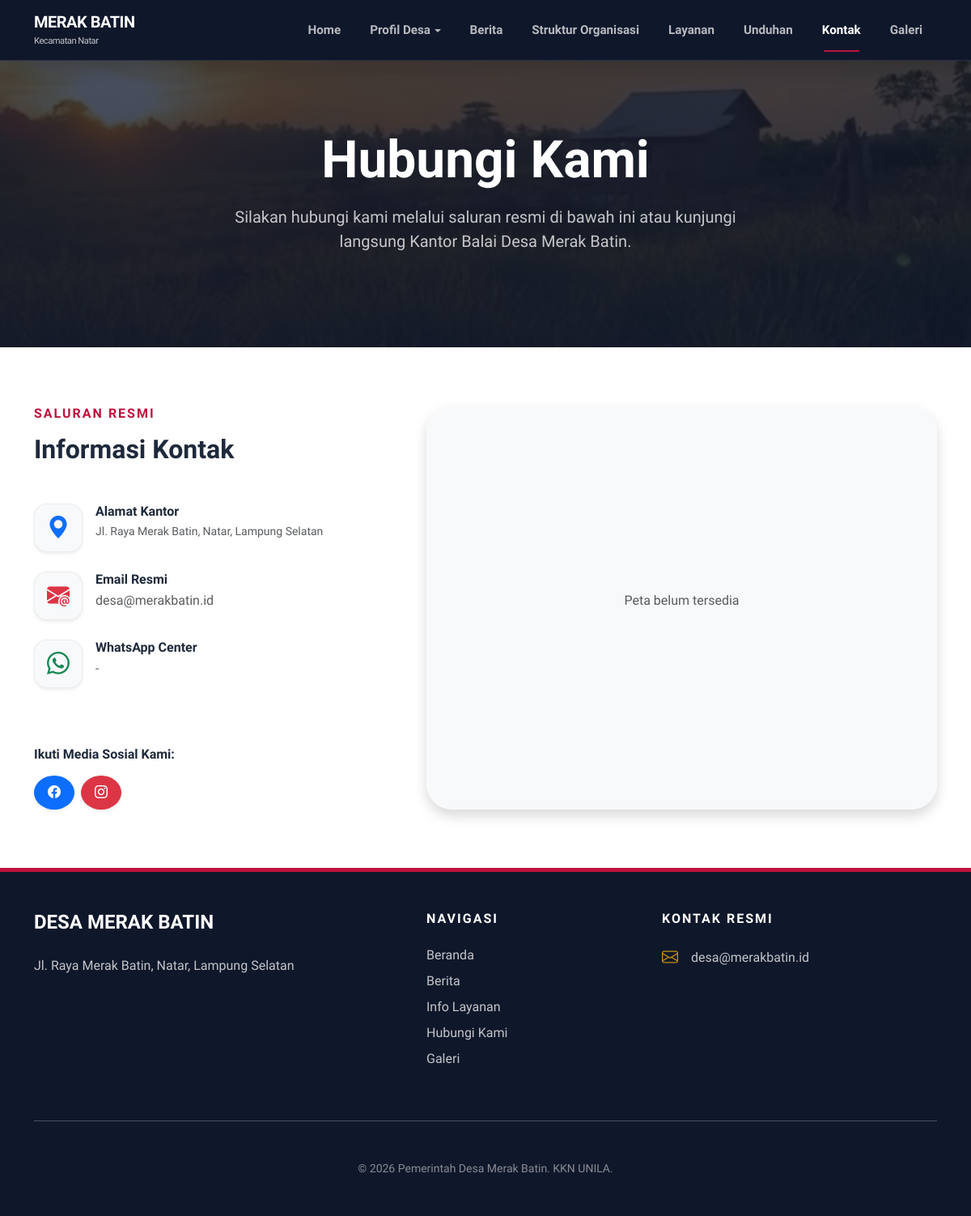
The page /kontak.php on the database its author committed.
### tables this page shows
CREATE TABLE kontak (
    id INT PRIMARY KEY DEFAULT 1,
    alamat TEXT,
    telepon VARCHAR(20),
    email VARCHAR(100),
    whatsapp VARCHAR(20),
    facebook VARCHAR(255),
    instagram VARCHAR(255),
    maps_embed TEXT
);

### kontak.php (the view, shortened to what this page needs)
<?php include 'includes/header.php'; ?>
<section class="hero-profil">
    <div class="container">
        <h1 class="display-3 fw-bold mb-3">Hubungi Kami</h1>
        <p class="lead opacity-75 mx-auto" style="max-width: 700px;">
            Silakan hubungi kami melalui saluran resmi di bawah ini atau kunjungi langsung Kantor Balai Desa Merak Batin.
        </p>
    </div>
</section>
<section class="py-5 bg-white">
    <div class="container py-4">
        <div class="row g-5">
            <div class="col-lg-5">
                <h6 class="text-uppercase fw-bold mb-3" style="color: var(--accent-red); letter-spacing: 2px;">Saluran Resmi</h6>
                <h2 class="fw-bold mb-4">Informasi Kontak</h2>
                <?php
                $query_kontak = mysqli_query($conn, "SELECT * FROM kontak WHERE id=1");
                $k = mysqli_fetch_assoc($query_kontak);
                ?>
                <div class="d-grid gap-4 mt-5">
                    <div class="d-flex align-items-start gap-3">
                        <div class="icon-box bg-light rounded-4 p-3 shadow-sm">
                            <i class="bi bi-geo-alt-fill fs-3 text-primary"></i>
                        </div>
                        <div>
                            <h6 class="fw-bold mb-1">Alamat Kantor</h6>
                            <p class="text-muted small mb-0"><?php echo nl2br($k['alamat'] ?? 'Jl. Raya Merak Batin, Natar, Lampung Selatan'); ?></p>
                        </div>
                    </div>
                    <div class="d-flex align-items-start gap-3">
                        <div class="icon-box bg-light rounded-4 p-3 shadow-sm">
                            <i class="bi bi-envelope-at-fill fs-3 text-danger"></i>
                        </div>
                        <div>
                            <h6 class="fw-bold mb-1">Email Resmi</h6>
                            <p class="text-muted mb-0"><?php echo htmlspecialchars($k['email'] ?? '-', ENT_QUOTES, 'UTF-8'); ?></p>
                        </div>
                    </div>
                    <div class="d-flex align-items-start gap-3">
                        <div class="icon-box bg-light rounded-4 p-3 shadow-sm">
                            <i class="bi bi-whatsapp fs-3 text-success"></i>
                        </div>
                        <div>
                            <h6 class="fw-bold mb-1">WhatsApp Center</h6>
                            <p class="text-muted mb-0"><?php echo htmlspecialchars($k['whatsapp'] ?? '-', ENT_QUOTES, 'UTF-8'); ?></p>
                        </div>
                    </div>
                </div>
                <div class="mt-5 pt-4">
                    <h6 class="fw-bold mb-3">Ikuti Media Sosial Kami:</h6>
                    <div class="d-flex gap-2">
                        <a href="<?php echo htmlspecialchars($k['facebook'] ?? '#', ENT_QUOTES, 'UTF-8'); ?>" target="_blank" rel="noopener noreferrer" class="btn btn-primary rounded-circle p-2 px-3 shadow-sm"><i class="bi bi-facebook"></i></a>
                        <a href="<?php echo htmlspecialchars($k['instagram'] ?? '#', ENT_QUOTES, 'UTF-8'); ?>" target="_blank" rel="noopener noreferrer" class="btn btn-danger rounded-circle p-2 px-3 shadow-sm"><i class="bi bi-instagram"></i></a>
                    </div>
                </div>
            </div>
            <div class="col-lg-7">
                <div class="card border-0 shadow rounded-5 overflow-hidden h-100">
                    <div class="card-body p-0">
                        <?php
                        if(!empty($k['maps_embed'])) {
                            $map_res = str_replace('width="600"', 'width="100%"', $k['maps_embed']);
                            $map_res = str_replace('height="450"', 'height="100%" style="min-height: 500px; border:0;"', $map_res);
                            echo $map_res;
                        } else {
                            echo '<div class="h-100 d-flex align-items-center justify-content-center bg-light"><p class="text-muted italic">Peta belum tersedia</p></div>';
                        }
                        ?>
                    </div>
                </div>
            </div>
        </div>
    </div>
</section>
<?php include 'includes/footer.php'; ?>

### includes/footer.php (shortened to what this page needs)
<?php
$query_footer = mysqli_query($conn, "SELECT * FROM kontak WHERE id=1");
$kontak = mysqli_fetch_assoc($query_footer);
?>
<footer class="py-5 text-white" style="background: var(--dark-blue); border-top: 5px solid var(--accent-red);">
    <div class="container">
        <div class="row g-5">
            <div class="col-lg-5">
                <div class="d-flex align-items-center mb-4">
                    <h4 class="fw-bold mb-0">DESA MERAK BATIN</h4>
                </div>
                <p class="opacity-75 lh-lg">
                    <?php echo !empty($kontak['alamat']) ? nl2br(htmlspecialchars($kontak['alamat'], ENT_QUOTES, 'UTF-8')) : "Alamat belum diatur."; ?>
                </p>
            </div>
            <div class="col-lg-3">
                <h6 class="fw-bold text-uppercase mb-4" style="letter-spacing: 2px;">Navigasi</h6>
                <ul class="list-unstyled opacity-75 d-grid gap-2">
                    <li><a href="index.php" class="text-white text-decoration-none hover-red">Beranda</a></li>
                    <li><a href="berita.php" class="text-white text-decoration-none hover-red">Berita</a></li>
                    <li><a href="layanan.php" class="text-white text-decoration-none hover-red">Info Layanan</a></li>
                    <li><a href="kontak.php" class="text-white text-decoration-none hover-red">Hubungi Kami</a></li>
                    <li><a href="galeri.php" class="text-white text-decoration-none hover-red">Galeri</a></li>
                </ul>
            </div>
            <div class="col-lg-4">
                <h6 class="fw-bold text-uppercase mb-4" style="letter-spacing: 2px;">Kontak Resmi</h6>
                <div class="d-grid gap-3 opacity-75">
                    <?php if (!empty($kontak['email'])): ?>
                    <div class="d-flex align-items-center gap-3">
                        <i class="bi bi-envelope fs-5 text-warning"></i>
                        <span><?php echo htmlspecialchars($kontak['email'], ENT_QUOTES, 'UTF-8'); ?></span>
                    </div>
                    <?php endif; ?>
                </div>
            </div>
        </div>
        <hr class="my-5 opacity-25">
        <div class="text-center small opacity-50">
            <p class="mb-0">&copy; 2026 Pemerintah Desa Merak Batin. KKN UNILA.</p>
        </div>
    </div>
</footer>

### includes/header.php (style rules this page uses)
:root { --dark-blue: #0f172a; --accent-red: #be123c; --glass: rgba(15, 23, 42, 0.8); }
* { margin: 0; padding: 0; box-sizing: border-box; }
body { font-family: 'Plus Jakarta Sans', sans-serif; background-color: #f8fafc; color: #1e293b; padding-top: 0 !important; margin-top: 0 !important; }
.hero-profil { padding: 160px 0 100px; background: linear-gradient(rgba(15, 23, 42, 0.7), rgba(15, 23, 42, 0.9)), url('assets/img/hero-desa.jpg'); background-size: cover; background-position: center; color: white; text-align: center; }

### kontak.php (style rules this page uses)
.icon-box { width: 60px; height: 60px; display: flex; align-items: center; justify-content: center; border: 1px solid rgba(0,0,0,0.05); }
.hero-profil { background: linear-gradient(rgba(15, 23, 42, 0.7), rgba(15, 23, 42, 0.9)), url('assets/img/hero-desa.jpeg'); background-size: cover; background-position: center; padding: 160px 0 100px; color: white; text-align: center; }

### rows shown on the page
kontak: alamat "Jl. Raya Merak Batin, Natar, Lampung Selatan", email "desa@merakbatin.id", whatsapp "-"
